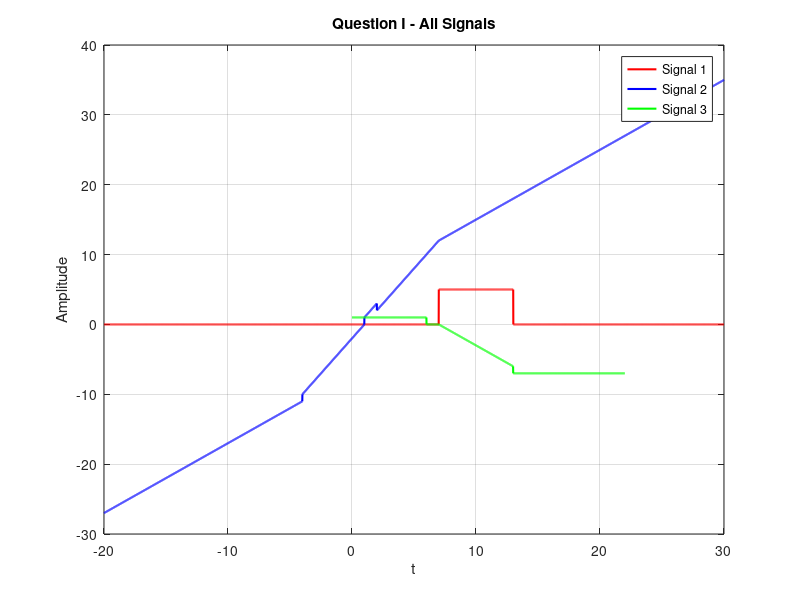
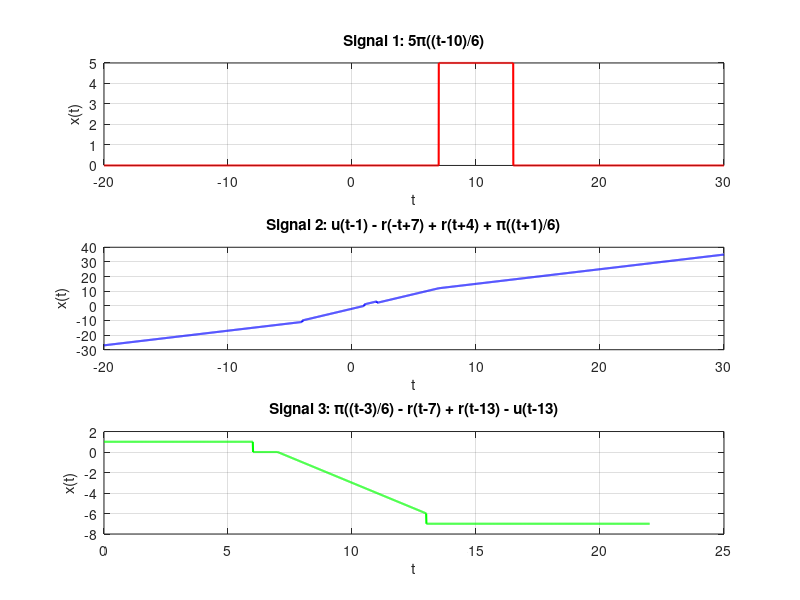

Write the MATLAB code that produced these figures, in order.
% ============================================
% Question I - Signal Generation
% ============================================
clc; clear; close all;

t = -20:0.01:30;

% --- Helper functions ---
u = @(t) (t >= 0);                          % Unit step
r = @(t) t .* (t >= 0);                     % Ramp
rect = @(t) (abs(t) <= 0.5);               % Rectangle (pi function)

% --- Signal 1: rect((t-10)/6) * 5 ---
s1 = 5 * rect((t - 10) / 6);

% --- Signal 2: u(t-1) - r(-t+7) + r(t+4) + rect((t+1)/6) ---
s2 = u(t-1) - r(-t+7) + r(t+4) + rect((t+1)/6);

% --- Signal 3: rect((t-3)/6) - r(t-7) + r(t-13) - u(t-13) ---
t3 = 0:0.01:22;
s3 = rect((t3-3)/6) - r(t3-7) + r(t3-13) - u(t3-13);

% ============================================
% Plot all on ONE figure
% ============================================
figure(1);
plot(t, s1, 'r', 'LineWidth', 1.5); hold on;
plot(t, s2, 'b', 'LineWidth', 1.5);
plot(t3, s3, 'g', 'LineWidth', 1.5);
legend('Signal 1','Signal 2','Signal 3');
title('Question I - All Signals');
xlabel('t'); ylabel('Amplitude'); grid on;

% ============================================
% Plot as SUBPLOTS
% ============================================
figure(2);
subplot(3,1,1);
plot(t, s1, 'r', 'LineWidth', 1.5);
title('Signal 1: 5\pi((t-10)/6)');
xlabel('t'); ylabel('x(t)'); grid on;

subplot(3,1,2);
plot(t, s2, 'b', 'LineWidth', 1.5);
title('Signal 2: u(t-1) - r(-t+7) + r(t+4) + \pi((t+1)/6)');
xlabel('t'); ylabel('x(t)'); grid on;

subplot(3,1,3);
plot(t3, s3, 'g', 'LineWidth', 1.5);
title('Signal 3: \pi((t-3)/6) - r(t-7) + r(t-13) - u(t-13)');
xlabel('t'); ylabel('x(t)'); grid on;
